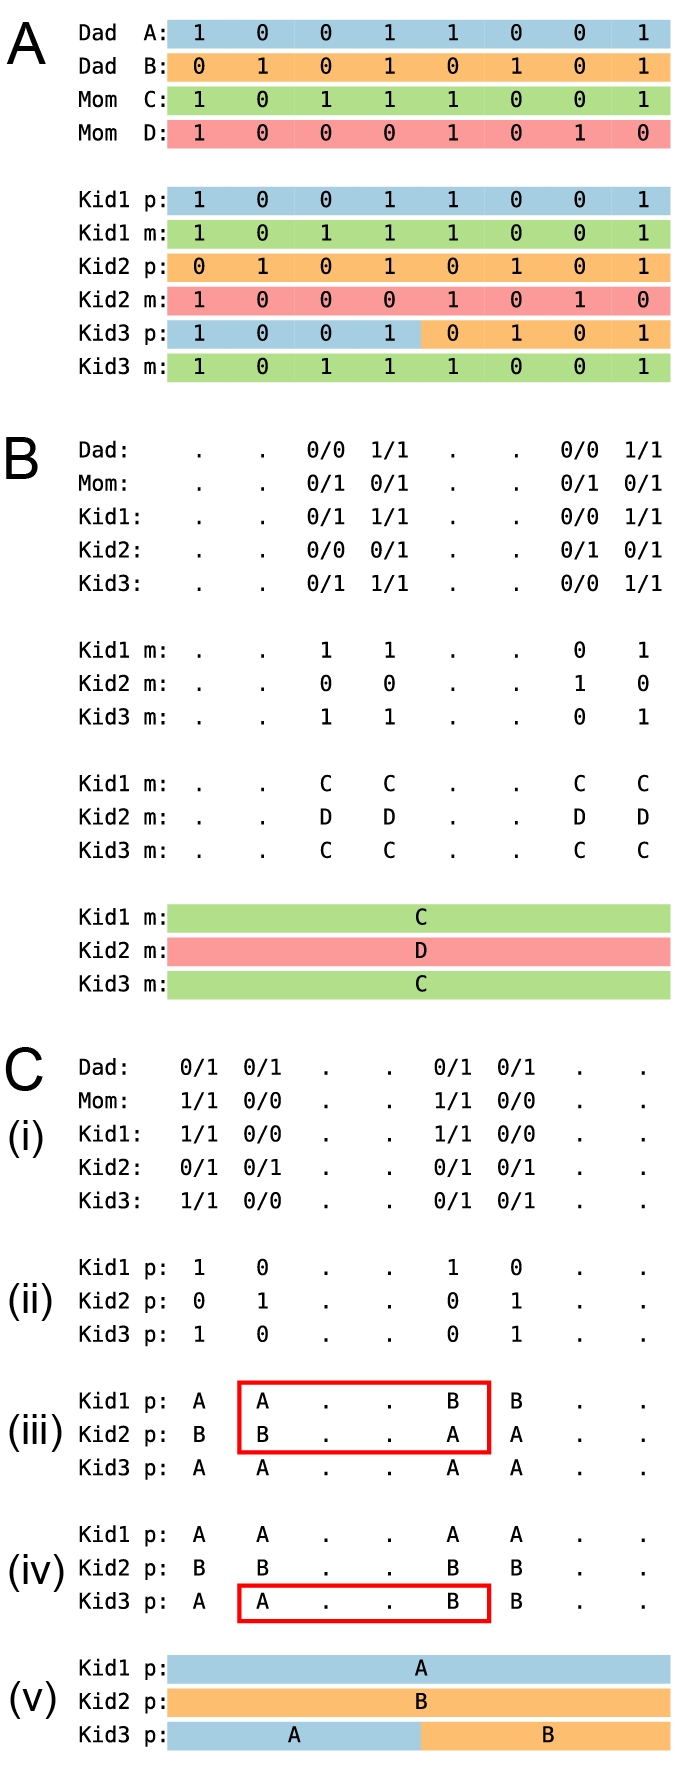

The Python source for this figure:
"""Render Fig 2 for the tapestry manuscript.

Emits a single PDF, `manuscript_figures/fig2/fig2_combined.pdf`, that
stacks three panels with aligned columns:

  A. Ground truth — fig1 stripped of title/text: founder haps plus each
     kid's allele on both slots, with each cell filled by the inherited
     parental haplotype (A/B/C/D).
  B. Maternal — three tables: unphased VCF GTs for all 5 individuals at
     mom-informative sites; raw inherited maternal allele (fig5_1); and
     backfill swap-by-majority labels (fig3_3). A bottom track shows
     the ground-truth maternal haplotype as colored runs (C/D).
  C. Paternal — same three tables on the paternal side, plus the
     perform_flips_in_place step (fig4_1), which is a no-op on the
     maternal side and so is omitted there. A bottom track shows the
     ground-truth paternal haplotype (A/B); Kid3's row switches from A
     (blue) to B (orange) at the paternal recombination.

Informative sites for each panel are the columns whose top-row cells
are non-`.`. The trailing simulated site is dropped. PDFs are kept as
vector text so collaborators can edit labels directly inside Illustrator
after placing them.

Simulation/labeling logic is replicated from upstream `generate_wiki.py`
at the SHA pinned in
`wiki/pedigree_wise_workflow/inheritance_mapping/README.md`
(`7448e5e946adbc7969ad5fd5e0730d7cace23a8d`).

Run:
    .venv/bin/python manuscript_figures/fig2.py
"""
from __future__ import annotations

from pathlib import Path
from typing import Dict, List, Optional, Tuple

import matplotlib.pyplot as plt

OUT = Path(__file__).resolve().parent / "fig2"
OUT.mkdir(parents=True, exist_ok=True)

# ---------------------------------------------------------------------------
# Simulation — copied from upstream generate_wiki.py at the pinned SHA.
# ---------------------------------------------------------------------------
NUM_SITES = 9
DISPLAY_SITES = 8  # render the first N sites only; the trailing site is dropped
HAP_DAD_ALPHA = "100110010"
HAP_DAD_BETA  = "010101011"
HAP_MOM_GAMMA = "101110010"
HAP_MOM_DELTA = "100010100"

KID1_LABELS = [("α", "γ")] * NUM_SITES
KID2_LABELS = [("β", "δ")] * NUM_SITES
KID3_LABELS = [("α", "γ")] * 4 + [("β", "γ")] * 5

KID_MISSING = {"Kid1": {8}, "Kid2": set(), "Kid3": set()}

_GREEK_TO_HAP = {
    "α": HAP_DAD_ALPHA,
    "β": HAP_DAD_BETA,
    "γ": HAP_MOM_GAMMA,
    "δ": HAP_MOM_DELTA,
}


def _hap_to_alleles(hap: str) -> List[int]:
    return [int(c) for c in hap]


def _child_genotype(dad_label: str, mom_label: str, site: int) -> Tuple[int, int]:
    paternal = _hap_to_alleles(_GREEK_TO_HAP[dad_label])[site]
    maternal = _hap_to_alleles(_GREEK_TO_HAP[mom_label])[site]
    return paternal, maternal


def _unphased_gt(a: int, b: int) -> str:
    if a == b:
        return f"{a}/{a}"
    return "0/1"


def _build_simulation() -> Dict:
    dad_alpha = _hap_to_alleles(HAP_DAD_ALPHA)
    dad_beta = _hap_to_alleles(HAP_DAD_BETA)
    mom_gamma = _hap_to_alleles(HAP_MOM_GAMMA)
    mom_delta = _hap_to_alleles(HAP_MOM_DELTA)

    def gts(labels):
        return [_child_genotype(la, lb, i) for i, (la, lb) in enumerate(labels)]

    kid1_phased = gts(KID1_LABELS)
    kid2_phased = gts(KID2_LABELS)
    kid3_phased = gts(KID3_LABELS)

    def kid_unphased(kid_name, phased):
        out = []
        for i, (a, b) in enumerate(phased):
            if i in KID_MISSING[kid_name]:
                out.append("./.")
            else:
                out.append(_unphased_gt(a, b))
        return out

    return {
        "kid1_unphased": kid_unphased("Kid1", kid1_phased),
        "kid2_unphased": kid_unphased("Kid2", kid2_phased),
        "kid3_unphased": kid_unphased("Kid3", kid3_phased),
        "dad_alpha": dad_alpha,
        "dad_beta": dad_beta,
        "mom_gamma": mom_gamma,
        "mom_delta": mom_delta,
        "kid1_phased": kid1_phased,
        "kid2_phased": kid2_phased,
        "kid3_phased": kid3_phased,
    }


def _informative_sites_dad(sim: Dict) -> List[int]:
    return [
        i for i in range(NUM_SITES)
        if sim["dad_alpha"][i] != sim["dad_beta"][i]
        and sim["mom_gamma"][i] == sim["mom_delta"][i]
    ]


def _informative_sites_mom(sim: Dict) -> List[int]:
    return [
        i for i in range(NUM_SITES)
        if sim["mom_gamma"][i] != sim["mom_delta"][i]
        and sim["dad_alpha"][i] == sim["dad_beta"][i]
    ]


def _per_site_parent_labels(
    sim: Dict, info_sites: List[int],
    parent_hap_a_key: str, parent_hap_b_key: str,
    other_hap_a_key: str, other_hap_b_key: str,
    kid_unphased_key: Dict[str, str],
    letter_first: str, letter_second: str,
) -> Tuple[Dict[str, List[str]], Dict[str, List[str]], Dict[str, List[str]]]:
    kids = ["Kid1", "Kid2", "Kid3"]
    stage1 = {k: ["?"] * NUM_SITES for k in kids}
    stage2 = {k: ["?"] * NUM_SITES for k in kids}
    stage3 = {k: ["?"] * NUM_SITES for k in kids}

    for s in info_sites:
        parent_alleles = {sim[parent_hap_a_key][s], sim[parent_hap_b_key][s]}
        other_alleles = {sim[other_hap_a_key][s], sim[other_hap_b_key][s]}
        unique_set = parent_alleles - other_alleles
        if not unique_set:
            continue
        unique = next(iter(unique_set))

        per_kid: Dict[str, str] = {}
        for k in kids:
            gt = sim[kid_unphased_key[k]][s]
            if gt == "./.":
                per_kid[k] = "?"
                continue
            kid_alleles = {int(gt[0]), int(gt[2])}
            per_kid[k] = letter_first if unique in kid_alleles else "?"
        for k in kids:
            stage1[k][s] = per_kid[k]

        if any(per_kid[k] == letter_first for k in kids):
            for k in kids:
                if per_kid[k] == "?":
                    per_kid[k] = letter_second
        for k in kids:
            stage2[k][s] = per_kid[k]

        first_count = sum(1 for k in kids if per_kid[k] == letter_first)
        second_count = sum(1 for k in kids if per_kid[k] == letter_second)
        if first_count < second_count:
            for k in kids:
                if per_kid[k] == letter_first:
                    per_kid[k] = letter_second
                elif per_kid[k] == letter_second:
                    per_kid[k] = letter_first
        for k in kids:
            stage3[k][s] = per_kid[k]

    return stage1, stage2, stage3


def _flip_only(
    per_site: Dict[str, List[str]],
    info_sites: List[int],
    letters: Tuple[str, str],
) -> Dict[str, List[str]]:
    kids = list(per_site.keys())
    out = {k: ["?"] * NUM_SITES for k in kids}
    a, b = letters
    prev: Optional[Dict[str, str]] = None
    for s in info_sites:
        cur = {k: per_site[k][s] for k in kids}
        if prev is not None:
            flipped = {
                k: (b if cur[k] == a else a if cur[k] == b else cur[k])
                for k in kids
            }
            same = sum(1 for k in kids if cur[k] == prev[k])
            flip = sum(1 for k in kids if flipped[k] == prev[k])
            if flip > same:
                cur = flipped
        for k in kids:
            out[k][s] = cur[k]
        prev = cur
    return out


# ---------------------------------------------------------------------------
# Rendering — single-page PDF with per-cell text and optional palette fill.
# Vector text survives placement in Illustrator so collaborators can edit
# labels; per-cell fills make haplotype provenance visible at a glance.
# ---------------------------------------------------------------------------
KIDS = ["Kid1", "Kid2", "Kid3"]
KID_PHASED_KEY = {"Kid1": "kid1_phased", "Kid2": "kid2_phased", "Kid3": "kid3_phased"}
KID_UNPHASED_KEY = {
    "Kid1": "kid1_unphased",
    "Kid2": "kid2_unphased",
    "Kid3": "kid3_unphased",
}

HAP_PALETTE = {
    "A": "#a6cee3",  # light blue   — dad hap1
    "B": "#fdbf6f",  # light orange — dad hap2
    "C": "#b2df8a",  # light green  — mom hap1
    "D": "#fb9a99",  # light pink   — mom hap2
}
_GREEK_TO_LETTER = {"α": "A", "β": "B", "γ": "C", "δ": "D"}
KID_LABELS_MAP = {"Kid1": KID1_LABELS, "Kid2": KID2_LABELS, "Kid3": KID3_LABELS}

# Row = (label, cells, colors, merge_runs).
#   colors[i] is a palette key or None.
#   merge_runs=True draws one rectangle per run of identical colors with a
#   single centered letter, instead of one rectangle+glyph per cell.
Row = Tuple[str, List[str], List[Optional[str]], bool]
SPACER: Row = ("", [], [], False)


def _plain(label: str, cells: List[str]) -> Row:
    return (label, cells, [None] * len(cells), False)


def _draw_panel(
    ax,
    rows: List[Row],
    pitch: float,
    cells_x0: float,
) -> None:
    n = max(len(rows), 1)
    ax.set_axis_off()
    ax.set_xlim(0, 1)
    ax.set_ylim(0, 1)

    line_h = 1.0 / n
    font_size = 11
    label_x = 0.02
    cell_w = pitch
    cell_h = line_h * 0.85

    for i, (label, cells, colors, merge_runs) in enumerate(rows):
        y = 1.0 - (i + 0.5) * line_h
        if label:
            ax.text(
                label_x, y, label, ha="left", va="center",
                fontsize=font_size, family="monospace",
            )
        if merge_runs:
            j = 0
            while j < len(cells):
                k = j
                while k + 1 < len(cells) and colors[k + 1] == colors[j]:
                    k += 1
                run_color = colors[j]
                if run_color is not None:
                    x_left = cells_x0 + j * pitch - cell_w / 2
                    width = (k - j) * pitch + cell_w
                    ax.add_patch(plt.Rectangle(
                        (x_left, y - cell_h / 2),
                        width, cell_h,
                        facecolor=HAP_PALETTE[run_color],
                        edgecolor="none", zorder=1,
                    ))
                    cx = cells_x0 + (j + k) * pitch / 2
                    ax.text(
                        cx, y, cells[j], ha="center", va="center",
                        fontsize=font_size, family="monospace",
                        color="black", zorder=2,
                    )
                j = k + 1
            continue
        for j, (c, color_key) in enumerate(zip(cells, colors)):
            x = cells_x0 + j * pitch
            if color_key is not None:
                ax.add_patch(plt.Rectangle(
                    (x - cell_w / 2, y - cell_h / 2),
                    cell_w, cell_h,
                    facecolor=HAP_PALETTE[color_key],
                    edgecolor="none", zorder=1,
                ))
            ax.text(
                x, y, c, ha="center", va="center",
                fontsize=font_size, family="monospace",
                color="black", zorder=2,
            )


def _render_combined_pdf(
    panels: List[List[Row]],
    out_path: Path,
    fig_w: float = 5.5,
    pitch: float = 0.105,
    cells_x0: float = 0.22,
    row_height_in: float = 0.30,
    panel_gap_rows: float = 1.5,
) -> None:
    """Stack multiple panels in one figure, sharing x layout so columns
    align across panels. Each panel's vertical extent is proportional to
    its row count, giving every line the same physical height."""
    counts = [max(len(p), 1) for p in panels]
    total_rows = sum(counts)
    fig_h = row_height_in * total_rows + row_height_in * panel_gap_rows * (len(panels) - 1) + 0.3
    fig, axes = plt.subplots(
        nrows=len(panels), ncols=1,
        figsize=(fig_w, fig_h),
        gridspec_kw={"height_ratios": counts, "hspace": panel_gap_rows / (total_rows / len(panels))},
    )
    if len(panels) == 1:
        axes = [axes]
    for ax, rows in zip(axes, panels):
        _draw_panel(ax, rows, pitch=pitch, cells_x0=cells_x0)
    out_path.parent.mkdir(parents=True, exist_ok=True)
    fig.savefig(out_path, bbox_inches="tight", pad_inches=0.1)
    plt.close(fig)
    print(f"wrote {out_path}")


# ---------------------------------------------------------------------------
# Sub-table builders
# ---------------------------------------------------------------------------
def _ground_truth_rows(sim: Dict) -> List[Row]:
    rows: List[Row] = []

    def founder(label, hap_key, color_key):
        cells = [str(x) for x in sim[hap_key][:DISPLAY_SITES]]
        rows.append((label, cells, [color_key] * DISPLAY_SITES, False))

    founder("Dad  A:", "dad_alpha", "A")
    founder("Dad  B:", "dad_beta", "B")
    founder("Mom  C:", "mom_gamma", "C")
    founder("Mom  D:", "mom_delta", "D")
    rows.append(SPACER)

    for k in KIDS:
        labels = KID_LABELS_MAP[k]
        phased = sim[KID_PHASED_KEY[k]]
        cells_p = [str(phased[i][0]) for i in range(DISPLAY_SITES)]
        colors_p = [_GREEK_TO_LETTER[labels[i][0]] for i in range(DISPLAY_SITES)]
        rows.append((f"{k} p:", cells_p, colors_p, False))
        cells_m = [str(phased[i][1]) for i in range(DISPLAY_SITES)]
        colors_m = [_GREEK_TO_LETTER[labels[i][1]] for i in range(DISPLAY_SITES)]
        rows.append((f"{k} m:", cells_m, colors_m, False))
    return rows


def _unphased_section(sim: Dict, info_sites: List[int]) -> List[Row]:
    """Top of paternal/maternal panels: unphased GT for all 5 individuals,
    shown only at the parent-specific informative sites."""
    dad_gt = [_unphased_gt(sim["dad_alpha"][i], sim["dad_beta"][i]) for i in range(DISPLAY_SITES)]
    mom_gt = [_unphased_gt(sim["mom_gamma"][i], sim["mom_delta"][i]) for i in range(DISPLAY_SITES)]

    def gated(values):
        return [v if i in info_sites else "." for i, v in enumerate(values)]

    rows: List[Row] = [
        _plain("Dad:", gated(dad_gt)),
        _plain("Mom:", gated(mom_gt)),
    ]
    for k in KIDS:
        unphased = sim[KID_UNPHASED_KEY[k]][:DISPLAY_SITES]
        rows.append(_plain(f"{k}:", gated(unphased)))
    return rows


def _inherited_section(sim: Dict, info_sites: List[int], side: str) -> List[Row]:
    """fig5_1 — raw 0/1 allele on the informative slot, `.` elsewhere."""
    slot = 0 if side == "paternal" else 1
    suffix = "p" if side == "paternal" else "m"
    rows: List[Row] = []
    for k in KIDS:
        phased = sim[KID_PHASED_KEY[k]]
        cells: List[str] = []
        for i in range(DISPLAY_SITES):
            if i not in info_sites:
                cells.append(".")
            elif i in KID_MISSING[k]:
                cells.append("?")
            else:
                cells.append(str(phased[i][slot]))
        rows.append(_plain(f"{k} {suffix}:", cells))
    return rows


def _collapse_to_blocks(
    state: Dict[str, List[str]],
    info_sites: List[int],
) -> Dict[str, List[str]]:
    """Fill non-informative sites by extending each kid's most-recent
    informative-site letter forward (and the first informative letter
    backward), mirroring collapse_identical_iht's `?`-as-wildcard merge.
    The result is a contiguous A/B (or C/D) string per kid, ready to be
    drawn with merge_runs=True so equal-letter runs render as one block."""
    kids = list(state.keys())
    out = {k: ["?"] * DISPLAY_SITES for k in kids}
    for k in kids:
        first = next((state[k][i] for i in info_sites if state[k][i] != "?"), "?")
        cur = first
        for i in range(DISPLAY_SITES):
            if i in info_sites and state[k][i] != "?":
                cur = state[k][i]
            out[k][i] = cur
    return out


def _reconstruction_track_rows(
    state: Dict[str, List[str]],
    info_sites: List[int],
    side: str,
) -> List[Row]:
    """Bottom table: the per-site reconstruction collapsed into blocks
    by run-merging identical letters across (informative + filled-in)
    sites. Cells are colored by their A/B/C/D letter."""
    suffix = "p" if side == "paternal" else "m"
    filled = _collapse_to_blocks(state, info_sites)
    rows: List[Row] = []
    for k in KIDS:
        letters = filled[k]
        rows.append((f"{k} {suffix}:", letters, list(letters), True))
    return rows


def _stage(sim: Dict, info_sites: List[int], side: str, stage_idx: int) -> Dict[str, List[str]]:
    if side == "paternal":
        s1, s2, s3 = _per_site_parent_labels(
            sim, info_sites,
            parent_hap_a_key="dad_alpha", parent_hap_b_key="dad_beta",
            other_hap_a_key="mom_gamma", other_hap_b_key="mom_delta",
            kid_unphased_key=KID_UNPHASED_KEY,
            letter_first="A", letter_second="B",
        )
    else:
        s1, s2, s3 = _per_site_parent_labels(
            sim, info_sites,
            parent_hap_a_key="mom_gamma", parent_hap_b_key="mom_delta",
            other_hap_a_key="dad_alpha", other_hap_b_key="dad_beta",
            kid_unphased_key=KID_UNPHASED_KEY,
            letter_first="C", letter_second="D",
        )
    return [s1, s2, s3][stage_idx]


def _label_rows(state: Dict[str, List[str]], info_sites: List[int], side: str) -> List[Row]:
    suffix = "p" if side == "paternal" else "m"
    rows: List[Row] = []
    for k in KIDS:
        cells = [state[k][i] if i in info_sites else "." for i in range(DISPLAY_SITES)]
        rows.append(_plain(f"{k} {suffix}:", cells))
    return rows


def _flipped_rows(state: Dict[str, List[str]], info_sites: List[int], side: str) -> List[Row]:
    letters = ("A", "B") if side == "paternal" else ("C", "D")
    suffix = "p" if side == "paternal" else "m"
    flipped = _flip_only(state, info_sites, letters)
    rows: List[Row] = []
    for k in KIDS:
        cells = [flipped[k][i] if flipped[k][i] != "?" else "." for i in range(DISPLAY_SITES)]
        rows.append(_plain(f"{k} {suffix}:", cells))
    return rows


def _compose(side: str) -> List[Row]:
    sim = _build_simulation()
    info_full = _informative_sites_dad(sim) if side == "paternal" else _informative_sites_mom(sim)
    info = [i for i in info_full if i < DISPLAY_SITES]
    body: List[Row] = []
    body += _unphased_section(sim, info)
    body.append(SPACER)
    body += _inherited_section(sim, info, side)
    body.append(SPACER)
    stage3 = _stage(sim, info, side, 2)
    body += _label_rows(stage3, info, side)  # fig3_3
    if side == "paternal":
        body.append(SPACER)
        body += _flipped_rows(stage3, info, side)  # fig4_1
        flipped = _flip_only(stage3, info, ("A", "B"))
        body.append(SPACER)
        body += _reconstruction_track_rows(flipped, info, side)
    else:
        body.append(SPACER)
        body += _reconstruction_track_rows(stage3, info, side)
    return body


def main() -> None:
    sim = _build_simulation()
    panels = [
        _ground_truth_rows(sim),
        _compose("maternal"),
        _compose("paternal"),
    ]
    _render_combined_pdf(panels, OUT / "fig2_combined.pdf")


if __name__ == "__main__":
    main()
